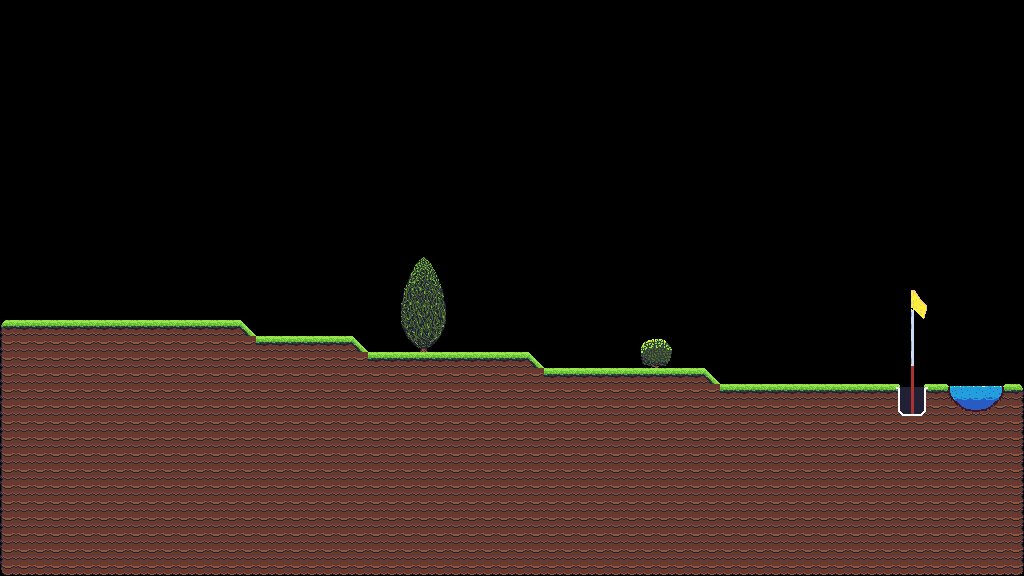

This game map was drawn from its Tiled (.tmx) file and the tilesets committed beside it. A one-line description and the trimmed map source follow:
An orthogonal 64x36 tile map with 16x16 px tiles, 1 tile layer (Level), 2 tilesets and 218 objects (137x collide, 2x finish, juniper, bushes).

<map version="1.10" tiledversion="1.11.1" orientation="orthogonal" renderorder="right-down" width="64" height="36" tilewidth="16" tileheight="16" infinite="0" nextlayerid="9" nextobjectid="9494">
 <tileset firstgid="1" name="prototype" tilewidth="16" tileheight="16" tilecount="128" columns="16">
  <image source="images/prototype.png" width="256" height="128" />
  <tile id="0" type="ground" />
  <tile id="1" type="ground" />
  <tile id="2" type="ground" />
  <tile id="3" type="ground" />
  <tile id="4" type="ground" />
 </tileset>
 <tileset firstgid="129" name="all2" tilewidth="16" tileheight="16" tilecount="210" columns="14">
  <image source="images/all2.png" width="224" height="244" />
 </tileset>
 <layer id="1" name="Level" width="64" height="36">
  <data>[2304 cells, 921 non-empty, 57 distinct tile ids]</data>
 </layer>
 <objectgroup id="8" name="Pool_Object">
  <object id="9483" x="950.875" y="396.25">
   <polygon points="0,0 13.5,13.5 35.625,14 49.375,0.75 34.625,18.375 9.125,17.75" />
  </object>
  <object id="9483" x="950.875" y="396.25">
   <polygon points="0,0 13.5,13.5 35.625,14 49.375,0.75 34.625,18.375 9.125,17.75" />
  </object>
 </objectgroup>
 <objectgroup id="7" name="Bushes_Leaf_Object">
  <object id="9341" name="juniper" x="400" y="256" width="51" height="94.5" />
  <object id="9477" name="bushes" x="640" y="336" width="32" height="32" />
 </objectgroup>
 <objectgroup id="6" name="Bushes_Object">
  <object id="9337" x="405.818" y="286.546">
   <polygon points="0,0 18,-28.7273 34,-0.181818" />
  </object>
  <object id="9338" x="405.909" y="287.647">
   <polygon points="0,0 34,-0.919192 38.9091,31.6202 -3.81818,32.1717" />
  </object>
  <object id="9339" x="401.909" y="320.553">
   <polygon points="0,0 42.8182,-0.643514 37.5455,15.5363 5.54545,15.7201" />
  </object>
  <object id="9340" x="408" y="336.916">
   <polygon points="0,0 31.0909,-0.280098 21,9.71007 11.1818,10.0835" />
  </object>
  <object id="9337" x="405.818" y="286.546">
   <polygon points="0,0 18,-28.7273 34,-0.181818" />
  </object>
  <object id="9338" x="405.909" y="287.647">
   <polygon points="0,0 34,-0.919192 38.9091,31.6202 -3.81818,32.1717" />
  </object>
  <object id="9339" x="401.909" y="320.553">
   <polygon points="0,0 42.8182,-0.643514 37.5455,15.5363 5.54545,15.7201" />
  </object>
  <object id="9340" x="408" y="336.916">
   <polygon points="0,0 31.0909,-0.280098 21,9.71007 11.1818,10.0835" />
  </object>
  <object id="9476" x="643" y="339.5" width="26.5" height="28.5" />
  <object id="9476" x="643" y="339.5" width="26.5" height="28.5" />
 </objectgroup>
 <objectgroup id="2" name="Ground_Object">
  <object id="9269" type="collide" x="1008" y="384" width="16" height="16" />
  <object id="9270" type="collide" x="0" y="320" width="16" height="16" />
  <object id="9271" type="collide" x="16" y="320" width="16" height="16" />
  <object id="9272" type="collide" x="32" y="320" width="16" height="16" />
  <object id="9273" type="collide" x="48" y="320" width="16" height="16" />
  <object id="9274" type="collide" x="64" y="320" width="16" height="16" />
  <object id="9275" type="collide" x="80" y="320" width="16" height="16" />
  <object id="9276" type="collide" x="96" y="320" width="16" height="16" />
  <object id="9277" type="collide" x="112" y="320" width="16" height="16" />
  <object id="9278" type="collide" x="128" y="320" width="16" height="16" />
  <object id="9279" type="collide" x="144" y="320" width="16" height="16" />
  <object id="9280" type="collide" x="160" y="320" width="16" height="16" />
  <object id="9281" type="collide" x="176" y="320" width="16" height="16" />
  <object id="9282" type="collide" x="192" y="320" width="16" height="16" />
  <object id="9283" type="collide" x="208" y="320" width="16" height="16" />
  <object id="9284" type="collide" x="224" y="320" width="16" height="16" />
  <object id="9285" type="collide" x="256" y="336" width="16" height="16" />
  <object id="9286" type="collide" x="272" y="336" width="16" height="16" />
  <object id="9287" type="collide" x="288" y="336" width="16" height="16" />
  <object id="9288" type="collide" x="304" y="336" width="16" height="16" />
  <object id="9289" type="collide" x="320" y="336" width="16" height="16" />
  <object id="9290" type="collide" x="336" y="336" width="16" height="16" />
  <object id="9291" type="collide" x="368" y="352" width="16" height="16" />
  <object id="9292" type="collide" x="384" y="352" width="16" height="16" />
  <object id="9293" type="collide" x="448" y="352" width="16" height="16" />
  <object id="9294" type="collide" x="464" y="352" width="16" height="16" />
  <object id="9295" type="collide" x="480" y="352" width="16" height="16" />
  <object id="9296" type="collide" x="496" y="352" width="16" height="16" />
  <object id="9297" type="collide" x="512" y="352" width="16" height="16" />
  <object id="9298" type="collide" x="544" y="368" width="16" height="16" />
  <object id="9299" type="collide" x="560" y="368" width="16" height="16" />
  <object id="9300" type="collide" x="576" y="368" width="16" height="16" />
  <object id="9301" type="collide" x="592" y="368" width="16" height="16" />
  <object id="9302" type="collide" x="608" y="368" width="16" height="16" />
  <object id="9303" type="collide" x="624" y="368" width="16" height="16" />
  <object id="9304" type="collide" x="672" y="368" width="16" height="16" />
  <object id="9305" type="collide" x="688" y="368" width="16" height="16" />
  <object id="9306" type="collide" x="720" y="384" width="16" height="16" />
  <object id="9307" type="collide" x="736" y="384" width="16" height="16" />
  <object id="9308" type="collide" x="752" y="384" width="16" height="16" />
  <object id="9309" type="collide" x="768" y="384" width="16" height="16" />
  <object id="9310" type="collide" x="784" y="384" width="16" height="16" />
  <object id="9311" type="collide" x="800" y="384" width="16" height="16" />
  <object id="9312" type="collide" x="816" y="384" width="16" height="16" />
  <object id="9313" type="collide" x="832" y="384" width="16" height="16" />
  <object id="9314" type="collide" x="848" y="384" width="16" height="16" />
  <object id="9315" type="collide" x="864" y="384" width="16" height="16" />
  <object id="9316" type="collide" x="880" y="384" width="16" height="16" />
  <object id="9317" type="collide" x="928" y="384" width="16" height="16" />
  <object id="9318" type="collide" x="0" y="560" width="16" height="16" />
  <object id="9319" type="collide" x="0" y="336" width="16" height="16" />
  <object id="9320" type="collide" x="0" y="352" width="16" height="16" />
  <object id="9321" type="collide" x="0" y="368" width="16" height="16" />
  <object id="9322" type="collide" x="0" y="384" width="16" height="16" />
  <object id="9323" type="collide" x="0" y="400" width="16" height="16" />
  <object id="9324" type="collide" x="0" y="416" width="16" height="16" />
  <object id="9325" type="collide" x="0" y="432" width="16" height="16" />
  <object id="9326" type="collide" x="0" y="448" width="16" height="16" />
  <object id="9327" type="collide" x="0" y="464" width="16" height="16" />
  <object id="9328" type="collide" x="0" y="480" width="16" height="16" />
  <object id="9329" type="collide" x="0" y="496" width="16" height="16" />
  <object id="9330" type="collide" x="0" y="512" width="16" height="16" />
  <object id="9331" type="collide" x="0" y="528" width="16" height="16" />
  <object id="9332" type="collide" x="0" y="544" width="16" height="16" />
  </objectgroup>
 <objectgroup id="3" name="Hole_Object">
  <!-- 8 objects omitted --></objectgroup>
 <objectgroup id="5" name="Spawn_Object">
  <!-- 1 objects omitted --></objectgroup>
</map>
<!-- 140 of 218 objects omitted -->
